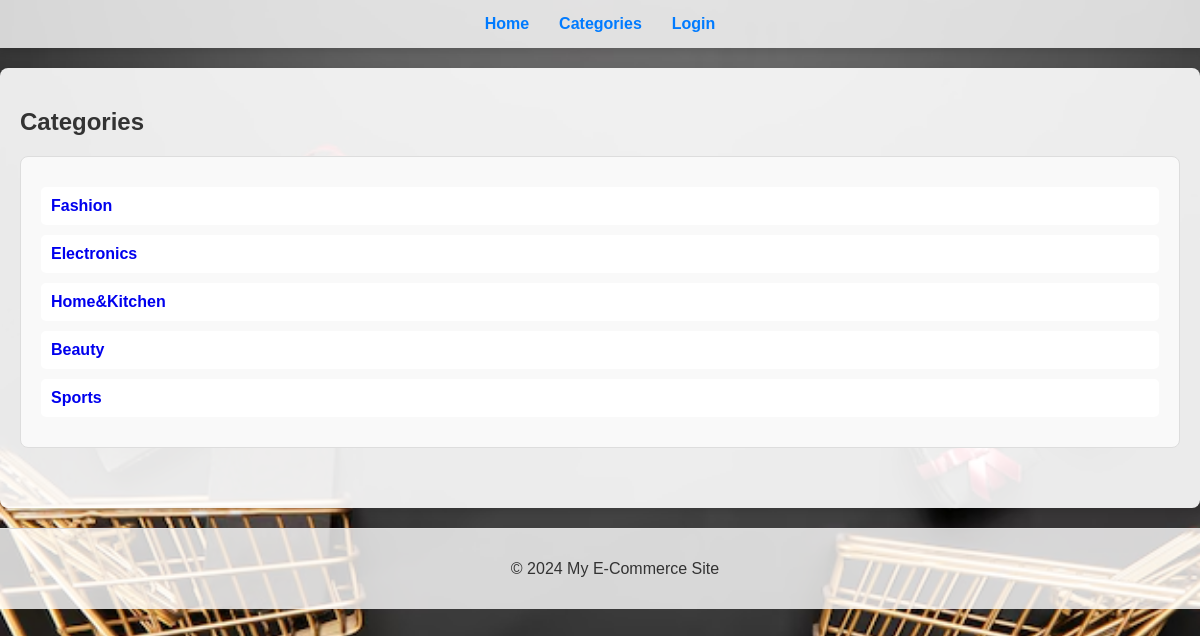
/home/, run on the app's committed database.
### store/models.py (models this page shows, shortened)
class Category(models.Model):
    name = models.CharField(max_length=100)

### store/views.py (the view)
# urls.py: path('home/', views.home, name='home'),
def home(request):
    categories = Category.objects.all()
    return render(request, 'store/home.html', {'categories': categories})

### store/templates/store/home.html (shortened to what this page needs)
{% extends 'store/base.html' %}
{% block content %}
<h2>Categories</h2>
<div class="Home_Categories">
    <ul>
        {% for category in categories %}
            <li><a href="{% url 'category_detail' category.id %}">{{ category.name }}</a></li>
        {% endfor %}
    </ul>
</div>
{% endblock %}

### static/store/style.css (style rules this page uses)
body { font-family: Arial, sans-serif; background: url('../images/background.jpg') no-repeat center center fixed; background-size: cover; color: #333; margin: 0; padding: 0; }

### store/templates/store/home.html (style rules this page uses)
.Home_Categories { padding: 20px; background-color: #f9f9f9; border: 1px solid #ddd; border-radius: 8px; }
.Home_Categories ul { list-style: none; padding: 0; margin: 0; }
.Home_Categories li { margin: 10px 0; }
.Home_Categories a { text-decoration: none; background-color: white; color: light blue; font-weight: bold; font-size: 16px; transition: color 0.3s, background-color 0.3s; padding: 10px; display: block; border-radius: 5px; }

### data on the page
Category: name "Fashion"
Category: name "Electronics"
Category: name "Home&Kitchen"
Category: name "Beauty"
Category: name "Sports"
